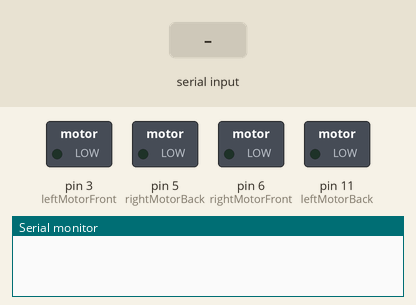
Recording of a sketch running on a simulated Arduino Uno, built with avr-gcc and run on an emulated ATmega328P. Parts: switched loads named in the sketch (green lamp = pin HIGH), the last lines printed to the serial monitor. The inputs (shaded band) are chosen by the test bench.

Above: at 1.2 s.
1.3 s: "90,45\n" received over Serial
At 2.3 s:
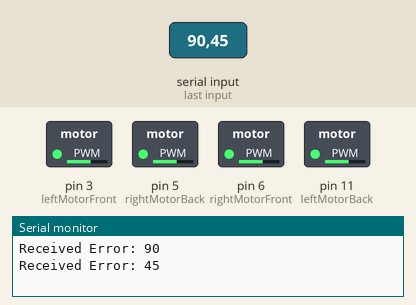
2.8 s: "200\n" received over Serial
At 3.5 s:
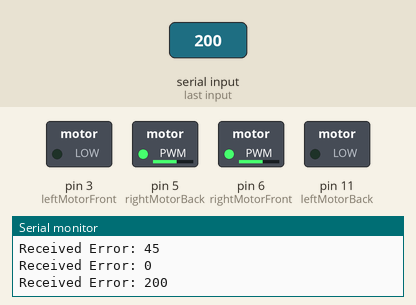
Timing chart, 0 to 5.8 s (numbered marks = the images above; inputs shaded):
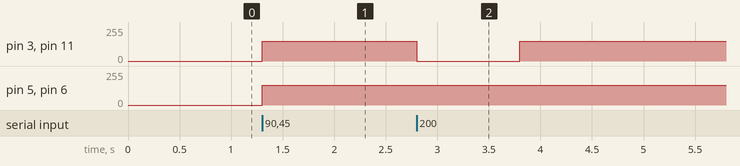

The sketch:

cameraTest2.ino
```cpp
int leftMotorFront = 3;
int leftMotorBack = 11;
int rightMotorFront = 6;
int rightMotorBack = 5;

int speed = 150;
int baseSpeed = speed;

void setup() {
  Serial.begin(115200);
  pinMode(leftMotorFront, OUTPUT);
  pinMode(leftMotorBack, OUTPUT);
  pinMode(rightMotorFront, OUTPUT);
  pinMode(rightMotorBack, OUTPUT);
}

void loop() {
  if (Serial.available() > 0) {
    int error = Serial.parseInt();
    Serial.print("Received Error: ");
    Serial.println(error);
    adjustMotors(error);
  }
}

void adjustMotors(int error) {
  // Stop all motors
  stopMotors();

  // Adjust the motors based on the error
  if (error < -190) {
    turnLeft();
  } else if (error > 190) {
    turnRight();
  } else {
    // Move forward or backward with the base speed
    moveForward();
  }
}

void moveForward() { // Figur 2: A
  setMotorSpeed(leftMotorFront, baseSpeed);
  setMotorSpeed(leftMotorBack, baseSpeed);
  setMotorSpeed(rightMotorFront, baseSpeed);
  setMotorSpeed(rightMotorBack, baseSpeed);
}

void turnLeft() { // Figur 2 D
  setMotorSpeed(leftMotorBack, baseSpeed);
  setMotorSpeed(leftMotorBack, baseSpeed);
}

void turnRight() {
  setMotorSpeed(rightMotorFront, baseSpeed);
  setMotorSpeed(rightMotorBack, baseSpeed);
}

void turnRotateRight() { // Figure 2: e

  setMotorSpeed(leftMotorFront, -baseSpeed);
  setMotorSpeed(leftMotorBack, -baseSpeed);
  setMotorSpeed(rightMotorFront, baseSpeed);
  setMotorSpeed(rightMotorBack, baseSpeed);
}

void turnRotateLeft() { // Figure 2: e

  setMotorSpeed(leftMotorFront, baseSpeed);
  setMotorSpeed(leftMotorBack, baseSpeed);
  setMotorSpeed(rightMotorFront, -baseSpeed);
  setMotorSpeed(rightMotorBack, -baseSpeed);
}

void turnScrollRight() { // Figure 2: B

  setMotorSpeed(leftMotorFront, -baseSpeed);
  setMotorSpeed(leftMotorBack, baseSpeed);
  setMotorSpeed(rightMotorFront, baseSpeed);
  setMotorSpeed(rightMotorBack, -baseSpeed);
}

void turnScrollLeft() { // Figure 2: B

  setMotorSpeed(leftMotorFront, baseSpeed);
  setMotorSpeed(leftMotorBack, -baseSpeed);
  setMotorSpeed(rightMotorFront, -baseSpeed);
  setMotorSpeed(rightMotorBack, baseSpeed);
}

void turnDiagonallyRight() { // Figure 2: c
  setMotorSpeed(leftMotorFront, baseSpeed);
  setMotorSpeed(rightMotorBack, baseSpeed);
}

void turnDiagonallyLeft() { // Figure 2: c
  setMotorSpeed(rightMotorFront, baseSpeed);
  setMotorSpeed(leftMotorBack, baseSpeed);
}

void turnSharpTurnRight() { //Figure 2: f
  setMotorSpeed(rightMotorFront, baseSpeed);
  setMotorSpeed(leftMotorFront, -baseSpeed);
}

void turnSharpTurnLeft() { //Figure 2: f
  setMotorSpeed(rightMotorFront, -baseSpeed);
  setMotorSpeed(leftMotorFront, baseSpeed);
}

void setMotorSpeed(int motorPin, int speed) {

  analogWrite(motorPin, speed);
}

void stopMotors() {
  digitalWrite(leftMotorFront, LOW);
  digitalWrite(leftMotorBack, LOW);
  digitalWrite(rightMotorFront, LOW);
  digitalWrite(rightMotorBack, LOW);
}
```

Measured:
- after the input at 1.3 s, pin 3 (leftMotorFront), pin 5 (rightMotorBack), pin 6 (rightMotorFront), pin 11 (leftMotorBack): 0/255 → 150/255 at once
- after the input at 2.8 s, pin 3 (leftMotorFront), pin 11 (leftMotorBack): 150/255 → 0/255 at once, → 150/255 1.0 s later
